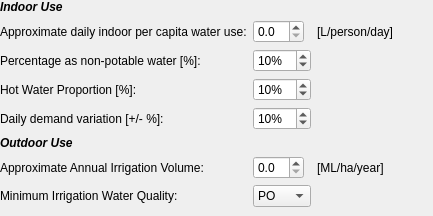
                         <widget class="QWidget" name="res_direct_widget" native="true">
                          <layout class="QGridLayout" name="gridLayout_14">
                           <property name="leftMargin">
                            <number>0</number>
                           </property>
                           <property name="topMargin">
                            <number>0</number>
                           </property>
                           <property name="rightMargin">
                            <number>0</number>
                           </property>
                           <property name="bottomMargin">
                            <number>9</number>
                           </property>
                           <item row="1" column="2">
                            <widget class="QLabel" name="res_direct_vol_lbl2">
                             <property name="whatsThis">
                              <string>Estimate of the annual irrigation volume per hectare</string>
                             </property>
                             <property name="text">
                              <string>[L/person/day]</string>
                             </property>
                            </widget>
                           </item>
                           <item row="0" column="0">
                            <widget class="QLabel" name="res_direct_lbl1">
                             <property name="whatsThis">
                              <string>Estimate of the annual irrigation volume per hectare</string>
                             </property>
                             <property name="text">
                              <string>&lt;html&gt;&lt;head/&gt;&lt;body&gt;&lt;p&gt;&lt;span style=&quot; font-weight:600; font-style:italic;&quot;&gt;Indoor Use&lt;/span&gt;&lt;/p&gt;&lt;/body&gt;&lt;/html&gt;</string>
                             </property>
                            </widget>
                           </item>
                           <item row="3" column="1">
                            <widget class="QSpinBox" name="res_direct_hot">
                             <property name="suffix">
                              <string>%</string>
                             </property>
                             <property name="maximum">
                              <number>100</number>
                             </property>
                             <property name="singleStep">
                              <number>5</number>
                             </property>
                             <property name="value">
                              <number>10</number>
                             </property>
                            </widget>
                           </item>
                           <item row="2" column="0">
                            <widget class="QLabel" name="res_direct_np_lbl">
                             <property name="whatsThis">
                              <string>Estimate of the annual irrigation volume per hectare</string>
                             </property>
                             <property name="text">
                              <string>Percentage as non-potable water [%]:</string>
                             </property>
                            </widget>
                           </item>
                           <item row="4" column="0">
                            <widget class="QLabel" name="res_direct_vary_lbl">
                             <property name="whatsThis">
                              <string>&lt;!DOCTYPE HTML PUBLIC &quot;-//W3C//DTD HTML 4.0//EN&quot; &quot;http://www.w3.org/TR/REC-html40/strict.dtd&quot;&gt;
&lt;html&gt;&lt;head&gt;&lt;meta name=&quot;qrichtext&quot; content=&quot;1&quot; /&gt;&lt;style type=&quot;text/css&quot;&gt;
p, li { white-space: pre-wrap; }
&lt;/style&gt;&lt;/head&gt;&lt;body style=&quot; font-family:'MS Shell Dlg 2'; font-size:8.25pt; font-weight:400; font-style:normal;&quot;&gt;
&lt;p style=&quot; margin-top:0px; margin-bottom:0px; margin-left:0px; margin-right:0px; -qt-block-indent:0; text-indent:0px;&quot;&gt;A stochastic variability used to scale the daily household demand. Will be scaled according to the number of households in the block. Specify a percent, demand value will be scaled according to a random number drawin within this range.&lt;/p&gt;
&lt;p style=&quot;-qt-paragraph-type:empty; margin-top:0px; margin-bottom:0px; margin-left:0px; margin-right:0px; -qt-block-indent:0; text-indent:0px;&quot;&gt;&lt;/p&gt;
&lt;p style=&quot; margin-top:0px; margin-bottom:0px; margin-left:0px; margin-right:0px; -qt-block-indent:0; text-indent:0px;&quot;&gt;&lt;span style=&quot; font-style:italic;&quot;&gt;e.g. +/- 5% will see demand being multiplied by a number between 0.95 and 1.05.&lt;/span&gt;&lt;/p&gt;&lt;/body&gt;&lt;/html&gt;</string>
                             </property>
                             <property name="text">
                              <string>Daily demand variation [+/- %]:</string>
                             </property>
                            </widget>
                           </item>
                           <item row="3" column="0">
                            <widget class="QLabel" name="res_direct_hot_lbl">
                             <property name="whatsThis">
                              <string>&lt;!DOCTYPE HTML PUBLIC &quot;-//W3C//DTD HTML 4.0//EN&quot; &quot;http://www.w3.org/TR/REC-html40/strict.dtd&quot;&gt;
&lt;html&gt;&lt;head&gt;&lt;meta name=&quot;qrichtext&quot; content=&quot;1&quot; /&gt;&lt;style type=&quot;text/css&quot;&gt;
p, li { white-space: pre-wrap; }
&lt;/style&gt;&lt;/head&gt;&lt;body style=&quot; font-family:'MS Shell Dlg 2'; font-size:8.25pt; font-weight:400; font-style:normal;&quot;&gt;
&lt;p style=&quot; margin-top:0px; margin-bottom:0px; margin-left:0px; margin-right:0px; -qt-block-indent:0; text-indent:0px;&quot;&gt;A stochastic variability used to scale the daily household demand. Will be scaled according to the number of households in the block. Specify a percent, demand value will be scaled according to a random number drawin within this range.&lt;/p&gt;
&lt;p style=&quot;-qt-paragraph-type:empty; margin-top:0px; margin-bottom:0px; margin-left:0px; margin-right:0px; -qt-block-indent:0; text-indent:0px;&quot;&gt;&lt;/p&gt;
&lt;p style=&quot; margin-top:0px; margin-bottom:0px; margin-left:0px; margin-right:0px; -qt-block-indent:0; text-indent:0px;&quot;&gt;&lt;span style=&quot; font-style:italic;&quot;&gt;e.g. +/- 5% will see demand being multiplied by a number between 0.95 and 1.05.&lt;/span&gt;&lt;/p&gt;&lt;/body&gt;&lt;/html&gt;</string>
                             </property>
                             <property name="text">
                              <string>Hot Water Proportion [%]:</string>
                             </property>
                            </widget>
                           </item>
                           <item row="4" column="1">
                            <widget class="QSpinBox" name="res_direct_vary">
                             <property name="suffix">
                              <string>%</string>
                             </property>
                             <property name="maximum">
                              <number>100</number>
                             </property>
                             <property name="singleStep">
                              <number>5</number>
                             </property>
                             <property name="value">
                              <number>10</number>
                             </property>
                            </widget>
                           </item>
                           <item row="8" column="0">
                            <widget class="QLabel" name="res_direct_irrigate_lbl">
                             <property name="whatsThis">
                              <string>Estimate of the annual irrigation volume per hectare</string>
                             </property>
                             <property name="text">
                              <string>Approximate Annual Irrigation Volume:</string>
                             </property>
                            </widget>
                           </item>
                           <item row="1" column="0">
                            <widget class="QLabel" name="res_direct_vol_lbl">
                             <property name="whatsThis">
                              <string>Estimate of the annual irrigation volume per hectare</string>
                             </property>
                             <property name="text">
                              <string>Approximate daily indoor per capita water use:</string>
                             </property>
                            </widget>
                           </item>
                           <item row="9" column="0">
                            <widget class="QLabel" name="res_direct_irrigate_ffplbl">
                             <property name="whatsThis">
                              <string>&lt;!DOCTYPE HTML PUBLIC &quot;-//W3C//DTD HTML 4.0//EN&quot; &quot;http://www.w3.org/TR/REC-html40/strict.dtd&quot;&gt;
&lt;html&gt;&lt;head&gt;&lt;meta name=&quot;qrichtext&quot; content=&quot;1&quot; /&gt;&lt;style type=&quot;text/css&quot;&gt;
p, li { white-space: pre-wrap; }
&lt;/style&gt;&lt;/head&gt;&lt;body style=&quot; font-family:'MS Shell Dlg 2'; font-size:8.25pt; font-weight:400; font-style:normal;&quot;&gt;
&lt;p style=&quot; margin-top:0px; margin-bottom:0px; margin-left:0px; margin-right:0px; -qt-block-indent:0; text-indent:0px;&quot;&gt;&lt;span style=&quot; font-size:8pt;&quot;&gt;Select the minimum water quality requirement to source from when meeting demand.&lt;/span&gt;&lt;/p&gt;
&lt;p style=&quot; margin-top:0px; margin-bottom:0px; margin-left:0px; margin-right:0px; -qt-block-indent:0; text-indent:0px;&quot;&gt;&lt;span style=&quot; font-size:8pt;&quot;&gt;PO = Potable Water&lt;/span&gt;&lt;/p&gt;
&lt;p style=&quot; margin-top:0px; margin-bottom:0px; margin-left:0px; margin-right:0px; -qt-block-indent:0; text-indent:0px;&quot;&gt;&lt;span style=&quot; font-size:8pt;&quot;&gt;NP = Non-potable Water&lt;/span&gt;&lt;/p&gt;
&lt;p style=&quot; margin-top:0px; margin-bottom:0px; margin-left:0px; margin-right:0px; -qt-block-indent:0; text-indent:0px;&quot;&gt;&lt;span style=&quot; font-size:8pt;&quot;&gt;RW = Rainwater&lt;/span&gt;&lt;/p&gt;
&lt;p style=&quot; margin-top:0px; margin-bottom:0px; margin-left:0px; margin-right:0px; -qt-block-indent:0; text-indent:0px;&quot;&gt;&lt;span style=&quot; font-size:8pt;&quot;&gt;SW = Stormwater&lt;/span&gt;&lt;/p&gt;
&lt;p style=&quot; margin-top:0px; margin-bottom:0px; margin-left:0px; margin-right:0px; -qt-block-indent:0; text-indent:0px;&quot;&gt;&lt;span style=&quot; font-size:8pt;&quot;&gt;GW = Greywater&lt;/span&gt;&lt;/p&gt;&lt;/body&gt;&lt;/html&gt;</string>
                             </property>
                             <property name="text">
                              <string>Minimum Irrigation Water Quality:</string>
                             </property>
                            </widget>
                           </item>
                           <item row="9" column="1">
                            <widget class="QComboBox" name="res_direct_irrigate_ffp">
                             <item>
                              <property name="text">
                               <string>PO</string>
                              </property>
                             </item>
                             <item>
                              <property name="text">
                               <string>NP</string>
                              </property>
                             </item>
                             <item>
                              <property name="text">
                               <string>RW</string>
                              </property>
                             </item>
                             <item>
                              <property name="text">
                               <string>SW</string>
                              </property>
                             </item>
                             <item>
                              <property name="text">
                               <string>GW</string>
                              </property>
                             </item>
                            </widget>
                           </item>
                           <item row="8" column="3">
                            <spacer name="horizontalSpacer_64">
                             <property name="orientation">
                              <enum>Qt::Horizontal</enum>
                             </property>
                             <property name="sizeHint" stdset="0">
                              <size>
                               <width>40</width>
                               <height>20</height>
                              </size>
                             </property>
                            </spacer>
                           </item>
                           <item row="8" column="2">
                            <widget class="QLabel" name="res_direct_irrigate_lbl2">
                             <property name="whatsThis">
                              <string>Estimate of the annual irrigation volume per hectare</string>
                             </property>
                             <property name="text">
                              <string>[ML/ha/year]</string>
                             </property>
                            </widget>
                           </item>
                           <item row="8" column="1">
                            <widget class="QDoubleSpinBox" name="res_direct_irrigate">
                             <property name="maximumSize">
                              <size>
                               <width>51</width>
                               <height>16777215</height>
                              </size>
                             </property>
                             <property name="decimals">
                              <number>1</number>
                             </property>
                            </widget>
                           </item>
                           <item row="9" column="3">
                            <spacer name="horizontalSpacer_65">
                             <property name="orientation">
                              <enum>Qt::Horizontal</enum>
                             </property>
                             <property name="sizeHint" stdset="0">
                              <size>
                               <width>40</width>
                               <height>20</height>
                              </size>
                             </property>
                            </spacer>
                           </item>
                           <item row="6" column="0">
                            <widget class="QLabel" name="res_direct_lbl2">
                             <property name="whatsThis">
                              <string>Estimate of the annual irrigation volume per hectare</string>
                             </property>
                             <property name="text">
                              <string>&lt;html&gt;&lt;head/&gt;&lt;body&gt;&lt;p&gt;&lt;span style=&quot; font-weight:600; font-style:italic;&quot;&gt;Outdoor Use&lt;/span&gt;&lt;/p&gt;&lt;/body&gt;&lt;/html&gt;</string>
                             </property>
                            </widget>
                           </item>
                           <item row="1" column="3">
                            <spacer name="horizontalSpacer_66">
                             <property name="orientation">
                              <enum>Qt::Horizontal</enum>
                             </property>
                             <property name="sizeHint" stdset="0">
                              <size>
                               <width>40</width>
                               <height>20</height>
                              </size>
                             </property>
                            </spacer>
                           </item>
                           <item row="2" column="1">
                            <widget class="QSpinBox" name="res_direct_np">
                             <property name="suffix">
                              <string>%</string>
                             </property>
                             <property name="maximum">
                              <number>100</number>
                             </property>
                             <property name="singleStep">
                              <number>5</number>
                             </property>
                             <property name="value">
                              <number>10</number>
                             </property>
                            </widget>
                           </item>
                           <item row="1" column="1">
                            <widget class="QDoubleSpinBox" name="res_direct_vol">
                             <property name="maximumSize">
                              <size>
                               <width>51</width>
                               <height>16777215</height>
                              </size>
                             </property>
                             <property name="decimals">
                              <number>1</number>
                             </property>
                            </widget>
                           </item>
                          </layout>
                         </widget>
